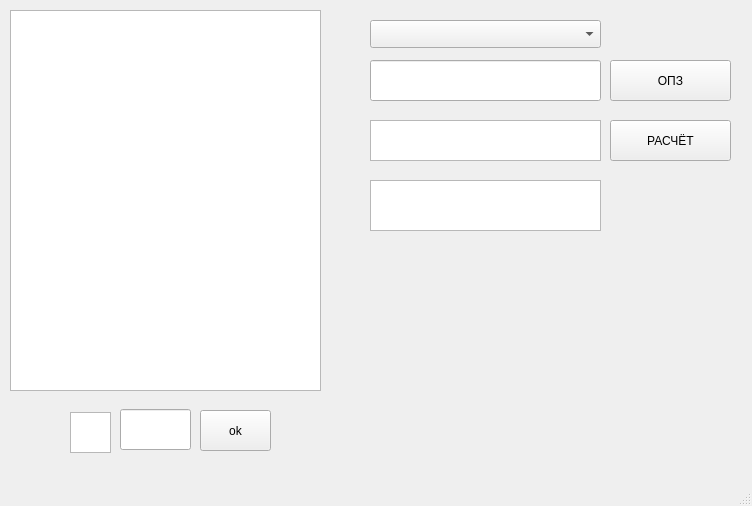
<?xml version="1.0" encoding="UTF-8"?>
<ui version="4.0">
 <class>MainWindow</class>
 <widget class="QMainWindow" name="MainWindow">
  <property name="geometry">
   <rect>
    <x>0</x>
    <y>0</y>
    <width>752</width>
    <height>506</height>
   </rect>
  </property>
  <property name="windowTitle">
   <string>MainWindow</string>
  </property>
  <widget class="QWidget" name="centralwidget">
   <widget class="QLineEdit" name="Edit1">
    <property name="geometry">
     <rect>
      <x>370</x>
      <y>60</y>
      <width>231</width>
      <height>41</height>
     </rect>
    </property>
   </widget>
   <widget class="QTextBrowser" name="Edit2">
    <property name="geometry">
     <rect>
      <x>370</x>
      <y>120</y>
      <width>231</width>
      <height>41</height>
     </rect>
    </property>
   </widget>
   <widget class="QTextBrowser" name="Edit3">
    <property name="geometry">
     <rect>
      <x>370</x>
      <y>180</y>
      <width>231</width>
      <height>51</height>
     </rect>
    </property>
   </widget>
   <widget class="QPushButton" name="perev">
    <property name="geometry">
     <rect>
      <x>610</x>
      <y>60</y>
      <width>121</width>
      <height>41</height>
     </rect>
    </property>
    <property name="text">
     <string>ОПЗ</string>
    </property>
   </widget>
   <widget class="QPushButton" name="solve">
    <property name="geometry">
     <rect>
      <x>610</x>
      <y>120</y>
      <width>121</width>
      <height>41</height>
     </rect>
    </property>
    <property name="text">
     <string>РАСЧЁТ</string>
    </property>
   </widget>
   <widget class="QTableView" name="tableView">
    <property name="geometry">
     <rect>
      <x>10</x>
      <y>10</y>
      <width>311</width>
      <height>381</height>
     </rect>
    </property>
   </widget>
   <widget class="QLineEdit" name="change">
    <property name="geometry">
     <rect>
      <x>120</x>
      <y>409</y>
      <width>71</width>
      <height>41</height>
     </rect>
    </property>
   </widget>
   <widget class="QTextBrowser" name="word">
    <property name="geometry">
     <rect>
      <x>70</x>
      <y>412</y>
      <width>41</width>
      <height>41</height>
     </rect>
    </property>
    <property name="font">
     <font>
      <pointsize>13</pointsize>
     </font>
    </property>
   </widget>
   <widget class="QPushButton" name="pushButton">
    <property name="geometry">
     <rect>
      <x>200</x>
      <y>410</y>
      <width>71</width>
      <height>41</height>
     </rect>
    </property>
    <property name="text">
     <string>ok</string>
    </property>
   </widget>
   <widget class="QComboBox" name="comboBox">
    <property name="geometry">
     <rect>
      <x>370</x>
      <y>20</y>
      <width>231</width>
      <height>28</height>
     </rect>
    </property>
   </widget>
  </widget>
  <widget class="QMenuBar" name="menubar">
   <property name="geometry">
    <rect>
     <x>0</x>
     <y>0</y>
     <width>752</width>
     <height>25</height>
    </rect>
   </property>
  </widget>
  <widget class="QStatusBar" name="statusbar"/>
 </widget>
 <resources/>
 <connections/>
</ui>
